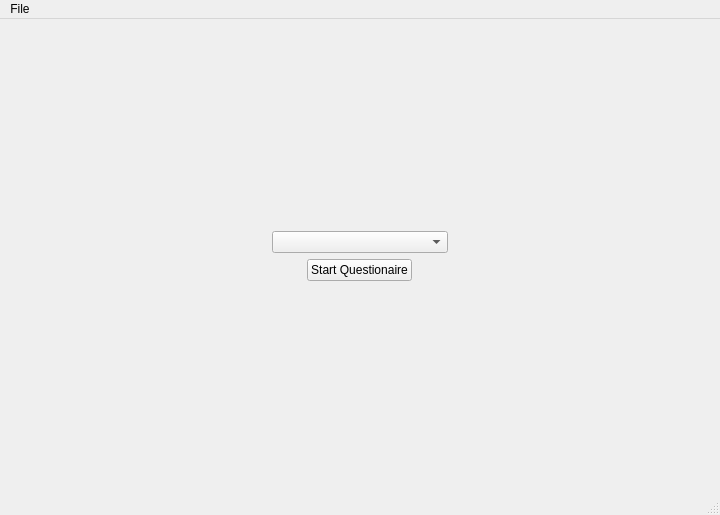
<?xml version="1.0" encoding="UTF-8"?>
<ui version="4.0">
 <class>MainWindow</class>
 <widget class="QMainWindow" name="MainWindow">
  <property name="geometry">
   <rect>
    <x>0</x>
    <y>0</y>
    <width>720</width>
    <height>515</height>
   </rect>
  </property>
  <property name="minimumSize">
   <size>
    <width>720</width>
    <height>515</height>
   </size>
  </property>
  <property name="windowTitle">
   <string>MainWindow</string>
  </property>
  <widget class="QWidget" name="centralwidget">
   <layout class="QVBoxLayout" name="verticalLayout">
    <item>
     <widget class="QStackedWidget" name="stackedWidget">
      <property name="currentIndex">
       <number>0</number>
      </property>
      <widget class="QWidget" name="start_page">
       <layout class="QGridLayout" name="gridLayout">
        <item row="1" column="2">
         <layout class="QVBoxLayout" name="verticalLayout_3">
          <item>
           <widget class="QComboBox" name="disease_selection">
            <property name="placeholderText">
             <string>Select a positive result...</string>
            </property>
            <item>
             <property name="text">
              <string>Lyme Disease</string>
             </property>
            </item>
            <item>
             <property name="text">
              <string>Fecal Positive Roundworm</string>
             </property>
            </item>
            <item>
             <property name="text">
              <string>Fecal Positive Hookworm</string>
             </property>
            </item>
           </widget>
          </item>
         </layout>
        </item>
        <item row="1" column="0">
         <spacer name="horizontalSpacer">
          <property name="orientation">
           <enum>Qt::Horizontal</enum>
          </property>
          <property name="sizeHint" stdset="0">
           <size>
            <width>40</width>
            <height>20</height>
           </size>
          </property>
         </spacer>
        </item>
        <item row="3" column="3">
         <spacer name="horizontalSpacer_4">
          <property name="orientation">
           <enum>Qt::Horizontal</enum>
          </property>
          <property name="sizeHint" stdset="0">
           <size>
            <width>40</width>
            <height>20</height>
           </size>
          </property>
         </spacer>
        </item>
        <item row="1" column="4">
         <spacer name="horizontalSpacer_2">
          <property name="orientation">
           <enum>Qt::Horizontal</enum>
          </property>
          <property name="sizeHint" stdset="0">
           <size>
            <width>40</width>
            <height>20</height>
           </size>
          </property>
         </spacer>
        </item>
        <item row="3" column="2">
         <layout class="QVBoxLayout" name="verticalLayout_2">
          <item alignment="Qt::AlignHCenter">
           <widget class="QPushButton" name="start_button">
            <property name="text">
             <string>Start Questionaire</string>
            </property>
           </widget>
          </item>
         </layout>
        </item>
        <item row="4" column="2">
         <spacer name="verticalSpacer">
          <property name="orientation">
           <enum>Qt::Vertical</enum>
          </property>
          <property name="sizeHint" stdset="0">
           <size>
            <width>20</width>
            <height>40</height>
           </size>
          </property>
         </spacer>
        </item>
        <item row="3" column="1">
         <spacer name="horizontalSpacer_3">
          <property name="orientation">
           <enum>Qt::Horizontal</enum>
          </property>
          <property name="sizeHint" stdset="0">
           <size>
            <width>40</width>
            <height>20</height>
           </size>
          </property>
         </spacer>
        </item>
        <item row="0" column="2">
         <spacer name="verticalSpacer_2">
          <property name="orientation">
           <enum>Qt::Vertical</enum>
          </property>
          <property name="sizeHint" stdset="0">
           <size>
            <width>20</width>
            <height>40</height>
           </size>
          </property>
         </spacer>
        </item>
       </layout>
      </widget>
      <widget class="QWidget" name="question_page">
       <layout class="QGridLayout" name="gridLayout_2">
        <item row="2" column="0">
         <spacer name="verticalSpacer_5">
          <property name="orientation">
           <enum>Qt::Vertical</enum>
          </property>
          <property name="sizeType">
           <enum>QSizePolicy::Fixed</enum>
          </property>
          <property name="sizeHint" stdset="0">
           <size>
            <width>20</width>
            <height>19</height>
           </size>
          </property>
         </spacer>
        </item>
        <item row="0" column="0">
         <spacer name="verticalSpacer_4">
          <property name="orientation">
           <enum>Qt::Vertical</enum>
          </property>
          <property name="sizeType">
           <enum>QSizePolicy::Expanding</enum>
          </property>
          <property name="sizeHint" stdset="0">
           <size>
            <width>20</width>
            <height>95</height>
           </size>
          </property>
         </spacer>
        </item>
        <item row="1" column="0">
         <layout class="QVBoxLayout" name="verticalLayout_4">
          <property name="leftMargin">
           <number>100</number>
          </property>
          <property name="topMargin">
           <number>28</number>
          </property>
          <property name="rightMargin">
           <number>100</number>
          </property>
          <item alignment="Qt::AlignTop">
           <widget class="QLabel" name="question">
            <property name="text">
             <string>Lorem ipsum dolor sit amet, consectetur adipiscing elit, sed do eiusmod tempor incididunt ut labore et dolore magna aliqua. Et netus et malesuada fames ac turpis. Lorem mollis aliquam ut porttitor. Magna sit amet purus gravida quis blandit turpis.</string>
            </property>
            <property name="alignment">
             <set>Qt::AlignJustify|Qt::AlignVCenter</set>
            </property>
            <property name="wordWrap">
             <bool>true</bool>
            </property>
            <property name="margin">
             <number>0</number>
            </property>
           </widget>
          </item>
         </layout>
        </item>
        <item row="7" column="0">
         <layout class="QHBoxLayout" name="horizontalLayout_2">
          <property name="leftMargin">
           <number>30</number>
          </property>
          <property name="rightMargin">
           <number>30</number>
          </property>
          <item>
           <widget class="QPushButton" name="end_button">
            <property name="text">
             <string>End</string>
            </property>
           </widget>
          </item>
          <item>
           <spacer name="horizontalSpacer_8">
            <property name="orientation">
             <enum>Qt::Horizontal</enum>
            </property>
            <property name="sizeHint" stdset="0">
             <size>
              <width>40</width>
              <height>20</height>
             </size>
            </property>
           </spacer>
          </item>
          <item>
           <widget class="QPushButton" name="prev_button">
            <property name="text">
             <string>Prev</string>
            </property>
           </widget>
          </item>
          <item>
           <widget class="QPushButton" name="next_button">
            <property name="text">
             <string>Next</string>
            </property>
           </widget>
          </item>
         </layout>
        </item>
        <item row="5" column="0">
         <spacer name="verticalSpacer_3">
          <property name="orientation">
           <enum>Qt::Vertical</enum>
          </property>
          <property name="sizeType">
           <enum>QSizePolicy::Expanding</enum>
          </property>
          <property name="sizeHint" stdset="0">
           <size>
            <width>20</width>
            <height>131</height>
           </size>
          </property>
         </spacer>
        </item>
        <item row="4" column="0">
         <layout class="QHBoxLayout" name="horizontalLayout">
          <item>
           <spacer name="horizontalSpacer_5">
            <property name="orientation">
             <enum>Qt::Horizontal</enum>
            </property>
            <property name="sizeHint" stdset="0">
             <size>
              <width>40</width>
              <height>20</height>
             </size>
            </property>
           </spacer>
          </item>
          <item>
           <widget class="QRadioButton" name="option_0">
            <property name="text">
             <string>Yes</string>
            </property>
           </widget>
          </item>
          <item>
           <spacer name="horizontalSpacer_7">
            <property name="orientation">
             <enum>Qt::Horizontal</enum>
            </property>
            <property name="sizeType">
             <enum>QSizePolicy::Fixed</enum>
            </property>
            <property name="sizeHint" stdset="0">
             <size>
              <width>30</width>
              <height>20</height>
             </size>
            </property>
           </spacer>
          </item>
          <item>
           <widget class="QRadioButton" name="option_1">
            <property name="text">
             <string>No</string>
            </property>
           </widget>
          </item>
          <item>
           <spacer name="horizontalSpacer_6">
            <property name="orientation">
             <enum>Qt::Horizontal</enum>
            </property>
            <property name="sizeHint" stdset="0">
             <size>
              <width>40</width>
              <height>20</height>
             </size>
            </property>
           </spacer>
          </item>
         </layout>
        </item>
       </layout>
      </widget>
     </widget>
    </item>
   </layout>
  </widget>
  <widget class="QMenuBar" name="menubar">
   <property name="geometry">
    <rect>
     <x>0</x>
     <y>0</y>
     <width>720</width>
     <height>24</height>
    </rect>
   </property>
   <widget class="QMenu" name="menuFile">
    <property name="title">
     <string>File</string>
    </property>
    <addaction name="actionQuit_VeTools"/>
   </widget>
   <addaction name="menuFile"/>
  </widget>
  <widget class="QStatusBar" name="statusbar"/>
  <action name="actionQuit_VeTools">
   <property name="text">
    <string>Quit VeTools</string>
   </property>
  </action>
 </widget>
 <resources/>
 <connections/>
</ui>
